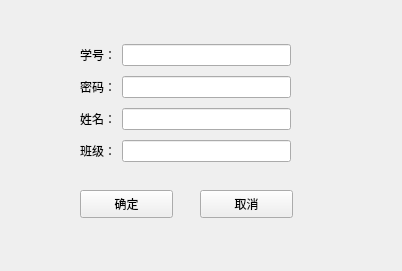
<?xml version="1.0" encoding="UTF-8"?>
<ui version="4.0">
 <class>Register</class>
 <widget class="QWidget" name="Register">
  <property name="geometry">
   <rect>
    <x>0</x>
    <y>0</y>
    <width>402</width>
    <height>271</height>
   </rect>
  </property>
  <property name="windowTitle">
   <string>Form</string>
  </property>
  <widget class="QPushButton" name="pushButton_2">
   <property name="geometry">
    <rect>
     <x>200</x>
     <y>190</y>
     <width>93</width>
     <height>28</height>
    </rect>
   </property>
   <property name="text">
    <string>取消</string>
   </property>
  </widget>
  <widget class="QPushButton" name="pushButton">
   <property name="geometry">
    <rect>
     <x>80</x>
     <y>190</y>
     <width>93</width>
     <height>28</height>
    </rect>
   </property>
   <property name="text">
    <string>确定</string>
   </property>
  </widget>
  <widget class="QWidget" name="gridLayoutWidget">
   <property name="geometry">
    <rect>
     <x>80</x>
     <y>40</y>
     <width>211</width>
     <height>129</height>
    </rect>
   </property>
   <layout class="QGridLayout" name="gridLayout">
    <item row="1" column="1">
     <widget class="QLineEdit" name="lineEdit_2"/>
    </item>
    <item row="0" column="1">
     <widget class="QLineEdit" name="lineEdit"/>
    </item>
    <item row="1" column="0">
     <widget class="QLabel" name="label_4">
      <property name="text">
       <string>密码：</string>
      </property>
     </widget>
    </item>
    <item row="0" column="0">
     <widget class="QLabel" name="label">
      <property name="text">
       <string>学号：</string>
      </property>
     </widget>
    </item>
    <item row="3" column="0">
     <widget class="QLabel" name="label_3">
      <property name="text">
       <string>班级：</string>
      </property>
     </widget>
    </item>
    <item row="2" column="1">
     <widget class="QLineEdit" name="lineEdit_3"/>
    </item>
    <item row="2" column="0">
     <widget class="QLabel" name="label_2">
      <property name="text">
       <string>姓名：</string>
      </property>
     </widget>
    </item>
    <item row="3" column="1">
     <widget class="QLineEdit" name="lineEdit_4"/>
    </item>
   </layout>
  </widget>
  <widget class="QWidget" name="widget" native="true">
   <property name="geometry">
    <rect>
     <x>-10</x>
     <y>0</y>
     <width>541</width>
     <height>331</height>
    </rect>
   </property>
   <property name="styleSheet">
    <string notr="true">border-image: url(:/20150821203407_tuAn5.jpeg);</string>
   </property>
   <zorder>gridLayoutWidget</zorder>
   <zorder>pushButton</zorder>
   <zorder>pushButton_2</zorder>
  </widget>
  <zorder>widget</zorder>
  <zorder>pushButton_2</zorder>
  <zorder>pushButton</zorder>
  <zorder>gridLayoutWidget</zorder>
 </widget>
 <resources/>
 <connections/>
</ui>
